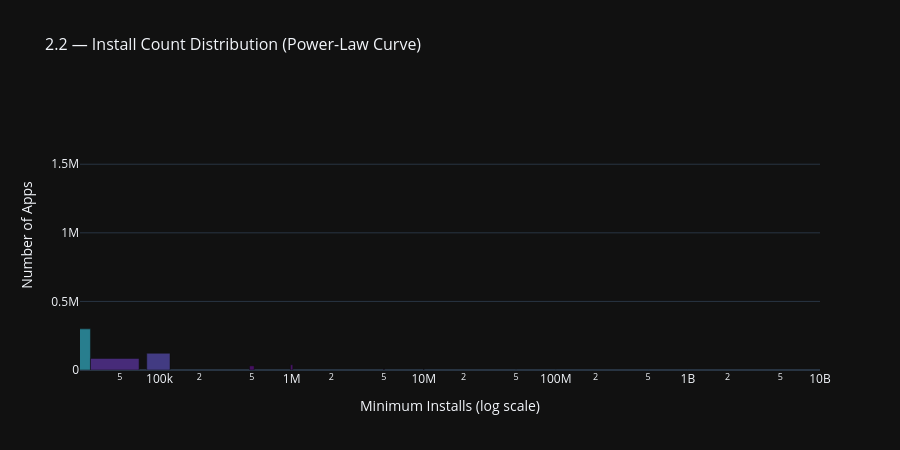

Notebook source saved alongside this figure:
### Code cell
# ── 2.2 Install Count Distribution ───────────────────────────────────────────
install_dist = con.execute("""
    SELECT
        minInstalls,
        COUNT(*) as app_count,
        COUNT(*) * 100.0 / SUM(COUNT(*)) OVER () as pct
    FROM apps
    WHERE minInstalls IS NOT NULL
    GROUP BY minInstalls
    ORDER BY minInstalls
""").df()

install_dist["label"] = install_dist["minInstalls"].apply(
    lambda x: (f"{x/1e9:.0f}B" if x >= 1e9 else
               f"{x/1e6:.0f}M" if x >= 1e6 else
               f"{x/1e3:.0f}K" if x >= 1e3 else str(int(x)))
)

ph.plot_install_distribution(install_dist)

### Figure 1 — Plotly figure (JSON) as saved in the notebook; plotly's stock layout.template omitted (floating-point values rounded to 4 significant figures)
{"data": [{"customdata": [[0.8759, "0"], [4.004, "1"], [4.28, "5"], [16.15, "10"], [8.556, "50"], [20.31, "100"], [7.959, "500"], [15.62, "1K"], [5.112, "5K"], [8.689, "10K"], [2.44, "50K"], [3.533, "100K"], [0.8632, "500K"], [1.104, "1M"], [0.2256, "5M"], [0.2206, "10M"], [0.02944, "50M"], [0.02037, "100M"], [0.002347, "500M"], [0.002115, "1B"], [0.0003477, "5B"], [0.0002028, "10B"]], "hovertemplate": "Number of Apps=%{marker.color}<br>% of Apps=%{customdata[0]:.2f}<br>label=%{customdata[1]}<extra></extra>", "legendgroup": "", "marker": {"color": [30227, 138180, 147699, 557467, 295288, 701044, 274682, 538897, 176419, 299846, 84192, 121930, 29789, 38111, 7787, 7613, 1016, 703, 81, 73, 12, 7], "coloraxis": "coloraxis", "pattern": {"shape": ""}}, "name": "", "orientation": "v", "showlegend": false, "textposition": "auto", "type": "bar", "x": [0, 1, 5, 10, 50, 100, 500, 1000, 5000, 10000, 50000, 100000, 500000, 1000000, 5000000, 10000000, 50000000, 100000000, 500000000, 1000000000, 5000000000, 10000000000], "xaxis": "x", "y": [30227, 138180, 147699, 557467, 295288, 701044, 274682, 538897, 176419, 299846, 84192, 121930, 29789, 38111, 7787, 7613, 1016, 703, 81, 73, 12, 7], "yaxis": "y"}], "layout": {"barmode": "relative", "coloraxis": {"autocolorscale": false, "colorbar": {"title": {"text": "Number of Apps"}}, "colorscale": [[0.0, "#440154"], [0.1111, "#482878"], [0.2222, "#3e4989"], [0.3333, "#31688e"], [0.4444, "#26828e"], [0.5556, "#1f9e89"], [0.6667, "#35b779"], [0.7778, "#6ece58"], [0.8889, "#b5de2b"], [1.0, "#fde725"]], "showscale": false}, "height": 450, "legend": {"tracegroupgap": 0}, "title": {"font": {"size": 16}, "text": "2.2 — Install Count Distribution (Power-Law Curve)"}, "xaxis": {"anchor": "y", "domain": [0.0, 1.0], "title": {"text": "Minimum Installs (log scale)"}, "type": "log"}, "yaxis": {"anchor": "x", "domain": [0.0, 1.0], "title": {"text": "Number of Apps"}}}}
